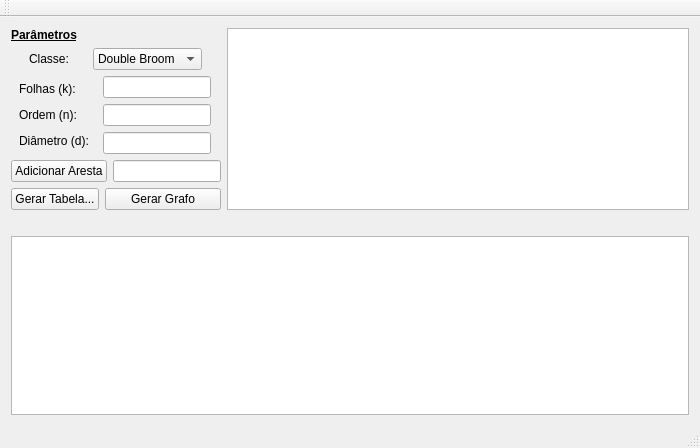
<?xml version="1.0" encoding="UTF-8"?>
<ui version="4.0">
 <class>MainWindow</class>
 <widget class="QMainWindow" name="MainWindow">
  <property name="geometry">
   <rect>
    <x>0</x>
    <y>0</y>
    <width>700</width>
    <height>448</height>
   </rect>
  </property>
  <property name="sizePolicy">
   <sizepolicy hsizetype="Expanding" vsizetype="Expanding">
    <horstretch>0</horstretch>
    <verstretch>0</verstretch>
   </sizepolicy>
  </property>
  <property name="minimumSize">
   <size>
    <width>400</width>
    <height>300</height>
   </size>
  </property>
  <property name="windowTitle">
   <string>MainWindow</string>
  </property>
  <widget class="QWidget" name="centralWidget">
   <layout class="QGridLayout" name="gridLayout">
    <item row="2" column="0" colspan="2">
     <layout class="QVBoxLayout" name="verticalLayout_3">
      <item>
       <layout class="QHBoxLayout" name="horizontalLayout_2">
        <property name="sizeConstraint">
         <enum>QLayout::SetFixedSize</enum>
        </property>
        <item>
         <layout class="QVBoxLayout" name="verticalLayout_2">
          <item>
           <widget class="QLabel" name="lblFolhas">
            <property name="sizePolicy">
             <sizepolicy hsizetype="Fixed" vsizetype="Fixed">
              <horstretch>0</horstretch>
              <verstretch>0</verstretch>
             </sizepolicy>
            </property>
            <property name="text">
             <string>Folhas (k):</string>
            </property>
            <property name="buddy">
             <cstring>edtFolhas</cstring>
            </property>
           </widget>
          </item>
          <item>
           <widget class="QLabel" name="lblOrdem">
            <property name="sizePolicy">
             <sizepolicy hsizetype="Fixed" vsizetype="Fixed">
              <horstretch>0</horstretch>
              <verstretch>0</verstretch>
             </sizepolicy>
            </property>
            <property name="text">
             <string>Ordem (n):</string>
            </property>
            <property name="buddy">
             <cstring>edtOrdem</cstring>
            </property>
           </widget>
          </item>
          <item>
           <widget class="QLabel" name="lblDiametro">
            <property name="sizePolicy">
             <sizepolicy hsizetype="Fixed" vsizetype="Fixed">
              <horstretch>0</horstretch>
              <verstretch>0</verstretch>
             </sizepolicy>
            </property>
            <property name="text">
             <string>Diâmetro (d):</string>
            </property>
            <property name="buddy">
             <cstring>edtDiametro</cstring>
            </property>
           </widget>
          </item>
         </layout>
        </item>
        <item>
         <layout class="QVBoxLayout" name="verticalLayout">
          <item>
           <widget class="QLineEdit" name="edtFolhas">
            <property name="sizePolicy">
             <sizepolicy hsizetype="Fixed" vsizetype="Fixed">
              <horstretch>0</horstretch>
              <verstretch>0</verstretch>
             </sizepolicy>
            </property>
           </widget>
          </item>
          <item>
           <widget class="QLineEdit" name="edtOrdem">
            <property name="sizePolicy">
             <sizepolicy hsizetype="Fixed" vsizetype="Fixed">
              <horstretch>0</horstretch>
              <verstretch>0</verstretch>
             </sizepolicy>
            </property>
            <property name="layoutDirection">
             <enum>Qt::RightToLeft</enum>
            </property>
           </widget>
          </item>
          <item>
           <widget class="QLineEdit" name="edtDiametro">
            <property name="sizePolicy">
             <sizepolicy hsizetype="Fixed" vsizetype="Fixed">
              <horstretch>0</horstretch>
              <verstretch>0</verstretch>
             </sizepolicy>
            </property>
           </widget>
          </item>
         </layout>
        </item>
       </layout>
      </item>
      <item>
       <layout class="QHBoxLayout" name="horizontalLayout_3">
        <item>
         <widget class="QPushButton" name="btnAdicionarAresta">
          <property name="text">
           <string>Adicionar Aresta</string>
          </property>
         </widget>
        </item>
        <item>
         <widget class="QLineEdit" name="edtAdicionarAresta"/>
        </item>
       </layout>
      </item>
     </layout>
    </item>
    <item row="5" column="0" colspan="3">
     <widget class="QTextEdit" name="textEdit">
      <property name="sizePolicy">
       <sizepolicy hsizetype="Expanding" vsizetype="Expanding">
        <horstretch>0</horstretch>
        <verstretch>0</verstretch>
       </sizepolicy>
      </property>
     </widget>
    </item>
    <item row="1" column="0" colspan="2">
     <layout class="QHBoxLayout" name="horizontalLayout">
      <item>
       <widget class="QLabel" name="lblClasse">
        <property name="sizePolicy">
         <sizepolicy hsizetype="Fixed" vsizetype="Fixed">
          <horstretch>0</horstretch>
          <verstretch>0</verstretch>
         </sizepolicy>
        </property>
        <property name="text">
         <string>Classe:</string>
        </property>
       </widget>
      </item>
      <item>
       <widget class="QComboBox" name="cmbClasse">
        <property name="sizePolicy">
         <sizepolicy hsizetype="Fixed" vsizetype="Fixed">
          <horstretch>0</horstretch>
          <verstretch>0</verstretch>
         </sizepolicy>
        </property>
        <item>
         <property name="text">
          <string>Double Broom</string>
         </property>
        </item>
        <item>
         <property name="text">
          <string>Broom</string>
         </property>
        </item>
       </widget>
      </item>
     </layout>
    </item>
    <item row="3" column="1">
     <widget class="QPushButton" name="btnGerarGrafo">
      <property name="text">
       <string>Gerar Grafo</string>
      </property>
     </widget>
    </item>
    <item row="0" column="0">
     <widget class="QLabel" name="lblParametros">
      <property name="text">
       <string>&lt;html&gt;&lt;head/&gt;&lt;body&gt;&lt;p&gt;&lt;span style=&quot; font-weight:600; text-decoration: underline;&quot;&gt;Parâmetros&lt;/span&gt;&lt;/p&gt;&lt;/body&gt;&lt;/html&gt;</string>
      </property>
     </widget>
    </item>
    <item row="0" column="2" rowspan="4">
     <widget class="QGraphicsView" name="graphicsView">
      <property name="sizePolicy">
       <sizepolicy hsizetype="Expanding" vsizetype="Expanding">
        <horstretch>0</horstretch>
        <verstretch>0</verstretch>
       </sizepolicy>
      </property>
      <property name="layoutDirection">
       <enum>Qt::RightToLeft</enum>
      </property>
     </widget>
    </item>
    <item row="3" column="0">
     <widget class="QPushButton" name="btnGerarTabela">
      <property name="sizePolicy">
       <sizepolicy hsizetype="Fixed" vsizetype="Fixed">
        <horstretch>0</horstretch>
        <verstretch>0</verstretch>
       </sizepolicy>
      </property>
      <property name="text">
       <string>Gerar Tabela...</string>
      </property>
     </widget>
    </item>
    <item row="4" column="0" colspan="3">
     <spacer name="horizontalSpacer">
      <property name="orientation">
       <enum>Qt::Horizontal</enum>
      </property>
      <property name="sizeHint" stdset="0">
       <size>
        <width>40</width>
        <height>20</height>
       </size>
      </property>
     </spacer>
    </item>
   </layout>
  </widget>
  <widget class="QMenuBar" name="menuBar">
   <property name="geometry">
    <rect>
     <x>0</x>
     <y>0</y>
     <width>700</width>
     <height>21</height>
    </rect>
   </property>
  </widget>
  <widget class="QToolBar" name="mainToolBar">
   <attribute name="toolBarArea">
    <enum>TopToolBarArea</enum>
   </attribute>
   <attribute name="toolBarBreak">
    <bool>false</bool>
   </attribute>
  </widget>
  <widget class="QStatusBar" name="statusBar"/>
 </widget>
 <layoutdefault spacing="6" margin="11"/>
 <resources/>
 <connections/>
</ui>
